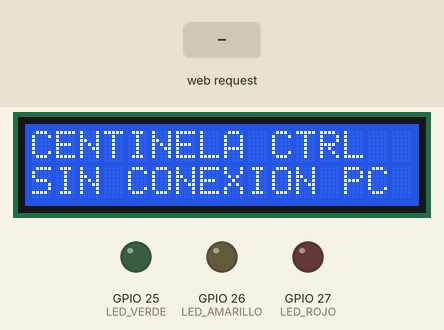
The sketch below on a simulated ESP32. Shown: 16×2 character LCD, output pins drawn as LEDs (lit = HIGH). The test bench sets the inputs (shaded band). WiFi joins after 1.5 s; servers stay silent unless stated; what the sketch prints to the serial monitor is not drawn.

Above: at 6.4 s.
6.5 s: HTTP request GET /estado?e=1&f1=1&f2=1 received
At 6.8 s:
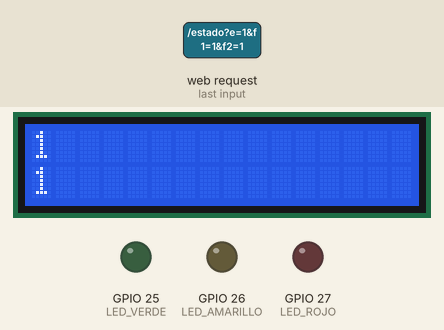
8.0 s: HTTP request GET /estado?e=120&f1=120&f2=120 received
At 9.1 s:
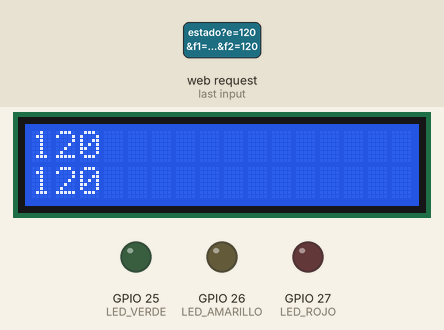
9.5 s: HTTP request GET /estado?e=procesando received
At 10.3 s:
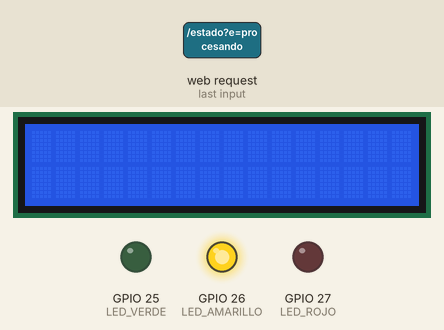
11.0 s: HTTP request GET /estado?e=confirmado received
At 11.5 s:
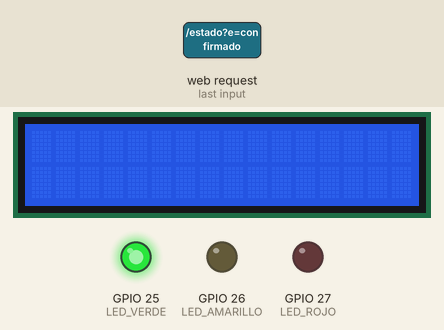
Timing chart, 0 to 15.5 s (numbered marks = the images above; inputs shaded):
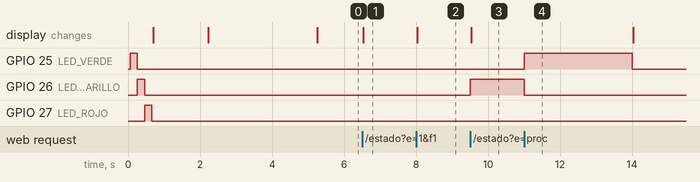

The sketch:

CentinelaLcd.ino
```cpp
/*
 * Centinela Control - Receptor LCD + LEDs por WiFi (ESP32 Dev Module)
 *
 * El ESP32 se conecta a la misma red WiFi que la PC y la ESP32-CAM y recibe
 * el estado de la app por HTTP:
 *
 *   GET http://IP_DEL_ESP32/estado?e=<estado>&f1=<fila_1>&f2=<fila_2>
 *
 *   estado: esperando | procesando | confirmado | incompleto | desconocido
 *   f1, f2: texto ASCII de hasta 16 caracteres
 *
 * Otras rutas:
 *   GET /        -> página con el estado actual (para probar desde el navegador)
 *   GET /ping    -> "OK"
 *
 * Hardware:
 *   LCD 16x2 I2C (PCF8574)  SDA -> GPIO21, SCL -> GPIO22, VCC -> 5V, GND
 *   LED verde    -> GPIO25 -> resistencia 220 ohm -> GND
 *   LED amarillo -> GPIO26 -> resistencia 220 ohm -> GND
 *   LED rojo     -> GPIO27 -> resistencia 220 ohm -> GND
 *
 * Librería: "LiquidCrystal I2C" de Frank de Brabander.
 * WiFi.h, WebServer.h y ESPmDNS.h vienen con el core ESP32.
 */

#include <WiFi.h>
#include <WebServer.h>
#include <ESPmDNS.h>
#include <Wire.h>
#include <LiquidCrystal_I2C.h>

// ---------------- Configuración WiFi ----------------
const char *WIFI_SSID = "wifiprueba";
const char *WIFI_PASS = "prueba123";
const char *NOMBRE_MDNS   = "centinela-lcd";   // http://centinela-lcd.local

// IP fija opcional: pon USAR_IP_FIJA en true y ajusta los valores a tu red.
#define USAR_IP_FIJA false
IPAddress IP_FIJA(192, 168, 1, 60);
IPAddress PUERTA_ENLACE(192, 168, 1, 1);
IPAddress MASCARA(255, 255, 255, 0);

// ---------------- Configuración hardware ----------------
#define LCD_DIRECCION   0x27      // prueba 0x3F si la pantalla no muestra nada
#define PIN_SDA         21
#define PIN_SCL         22

#define LED_VERDE       25
#define LED_AMARILLO    26
#define LED_ROJO        27

#define TIMEOUT_PC_MS       3000  // sin peticiones en este tiempo -> "SIN CONEXION PC"
#define RESULTADO_MIN_MS    2000  // tiempo mínimo que se mantiene verde/rojo

LiquidCrystal_I2C lcd(LCD_DIRECCION, 16, 2);
WebServer servidor(80);

// ---------------- Estado ----------------
enum Estado { ESPERANDO, PROCESANDO, CONFIRMADO, INVALIDO, SIN_CONEXION };

Estado estadoActual = SIN_CONEXION;
String txtEstadoActual = "sin_conexion";
String fila1Actual = "";
String fila2Actual = "";

unsigned long ultimaPeticionMs = 0;
unsigned long resultadoDesdeMs = 0;
unsigned long ultimoIntentoWifiMs = 0;

// ---------------- Utilidades LCD / LEDs ----------------
String ajustar16(const String &s) {
  String r = s.substring(0, 16);
  while (r.length() < 16) r += ' ';
  return r;
}

void escribirLCD(const String &f1, const String &f2) {
  String a = ajustar16(f1);
  String b = ajustar16(f2);
  if (a != fila1Actual) { lcd.setCursor(0, 0); lcd.print(a); fila1Actual = a; }
  if (b != fila2Actual) { lcd.setCursor(0, 1); lcd.print(b); fila2Actual = b; }
}

void aplicarLeds(Estado e) {
  digitalWrite(LED_VERDE,    e == CONFIRMADO ? HIGH : LOW);
  digitalWrite(LED_AMARILLO, e == PROCESANDO ? HIGH : LOW);
  digitalWrite(LED_ROJO,     e == INVALIDO   ? HIGH : LOW);
}

Estado convertirEstado(const String &txt) {
  if (txt == "procesando")  return PROCESANDO;
  if (txt == "confirmado")  return CONFIRMADO;
  if (txt == "incompleto")  return INVALIDO;
  if (txt == "desconocido") return INVALIDO;
  return ESPERANDO;
}

bool esResultado(Estado e) { return e == CONFIRMADO || e == INVALIDO; }

void mostrarSinConexion() {
  estadoActual = SIN_CONEXION;
  txtEstadoActual = "sin_conexion";
  aplicarLeds(SIN_CONEXION);
  escribirLCD("CENTINELA CTRL", "SIN CONEXION PC");
}

// ---------------- Lógica de estado (igual que la versión serial) ----------------
void aplicarEstado(const String &txtEstado, const String &f1, const String &f2) {
  ultimaPeticionMs = millis();
  Estado nuevo = convertirEstado(txtEstado);

  // Mantener visible el resultado (verde/rojo) un mínimo de tiempo
  if (esResultado(estadoActual) && nuevo == ESPERANDO &&
      millis() - resultadoDesdeMs < RESULTADO_MIN_MS) {
    return;
  }

  if (esResultado(nuevo) && nuevo != estadoActual) {
    resultadoDesdeMs = millis();
  }

  estadoActual = nuevo;
  txtEstadoActual = txtEstado;
  aplicarLeds(estadoActual);
  escribirLCD(f1, f2);
}

// ---------------- Rutas HTTP ----------------
void rutaEstado() {
  if (!servidor.hasArg("e")) {
    servidor.send(400, "text/plain", "Falta el parametro e");
    return;
  }
  String e  = servidor.arg("e");
  String f1 = servidor.arg("f1");
  String f2 = servidor.arg("f2");
  e.trim();
  aplicarEstado(e, f1, f2);
  servidor.send(200, "text/plain", "OK");
}

void rutaPing() {
  servidor.send(200, "text/plain", "OK");
}

void rutaRaiz() {
  String html =
    "<!DOCTYPE html><html><head><meta charset='utf-8'>"
    "<meta http-equiv='refresh' content='1'>"
    "<title>Centinela LCD</title></head>"
    "<body style='font-family:monospace'>"
    "<h3>Centinela Control - receptor LCD</h3>"
    "<pre style='background:#9cb83a;padding:10px;display:inline-block'>" +
    fila1Actual + "\n" + fila2Actual +
    "</pre><p>Estado: " + txtEstadoActual + "</p>"
    "<p>Prueba: <a href='/estado?e=confirmado&f1=Erick&f2=ASISTENCIA%20OK'>"
    "/estado?e=confirmado&amp;f1=Erick&amp;f2=ASISTENCIA OK</a></p>"
    "</body></html>";
  servidor.send(200, "text/html", html);
}

// ---------------- WiFi ----------------
void conectarWifi() {
  WiFi.mode(WIFI_STA);
  WiFi.setSleep(false);  // respuesta más rápida
  if (USAR_IP_FIJA) WiFi.config(IP_FIJA, PUERTA_ENLACE, MASCARA);
  WiFi.begin(WIFI_SSID, WIFI_PASS);

  escribirLCD("CONECTANDO WIFI", WIFI_SSID);
  unsigned long inicio = millis();
  while (WiFi.status() != WL_CONNECTED && millis() - inicio < 15000) {
    delay(250);
  }

  if (WiFi.status() == WL_CONNECTED) {
    String ip = WiFi.localIP().toString();
    Serial.print("IP: ");
    Serial.println(ip);
    escribirLCD("WIFI OK  IP:", ip);
    MDNS.begin(NOMBRE_MDNS);
    MDNS.addService("http", "tcp", 80);
    delay(3000);  // tiempo para leer la IP en la LCD
  } else {
    escribirLCD("SIN WIFI", "REINTENTANDO...");
  }
  ultimoIntentoWifiMs = millis();
}

// ---------------- Setup / Loop ----------------
void setup() {
  pinMode(LED_VERDE, OUTPUT);
  pinMode(LED_AMARILLO, OUTPUT);
  pinMode(LED_ROJO, OUTPUT);

  Serial.begin(115200);  // solo para ver la IP en el Monitor Serie
  Wire.begin(PIN_SDA, PIN_SCL);
  lcd.init();
  lcd.backlight();

  int leds[] = {LED_VERDE, LED_AMARILLO, LED_ROJO};
  for (int i = 0; i < 3; i++) {
    digitalWrite(leds[i], HIGH); delay(200); digitalWrite(leds[i], LOW);
  }

  conectarWifi();

  servidor.on("/", rutaRaiz);
  servidor.on("/estado", rutaEstado);
  servidor.on("/ping", rutaPing);
  servidor.onNotFound([]() { servidor.send(404, "text/plain", "No encontrado"); });
  servidor.begin();

  mostrarSinConexion();
}

void loop() {
  // Reconexión WiFi si se cae
  if (WiFi.status() != WL_CONNECTED) {
    if (millis() - ultimoIntentoWifiMs > 5000) {
      aplicarLeds(SIN_CONEXION);
      escribirLCD("SIN WIFI", "REINTENTANDO...");
      WiFi.reconnect();
      ultimoIntentoWifiMs = millis();
    }
    return;
  }

  servidor.handleClient();

  // Si la PC deja de enviar (app cerrada, otra red), avisarlo
  if (estadoActual != SIN_CONEXION && millis() - ultimaPeticionMs > TIMEOUT_PC_MS) {
    mostrarSinConexion();
  }
}
```

Measured:
- after the input at 6.5 s, the display: changes at once (image 1)
- after the input at 8.0 s, the display: changes at once (image 2)
- after the input at 9.5 s, GPIO 26 (LED_AMARILLO): LOW → HIGH at once; the display: changes at once (image 3)
- after the input at 11.0 s, GPIO 25 (LED_VERDE): LOW → HIGH at once, → LOW 3.0 s later; GPIO 26 (LED_AMARILLO): HIGH → LOW after 0.00 s instead of 1.5 s
